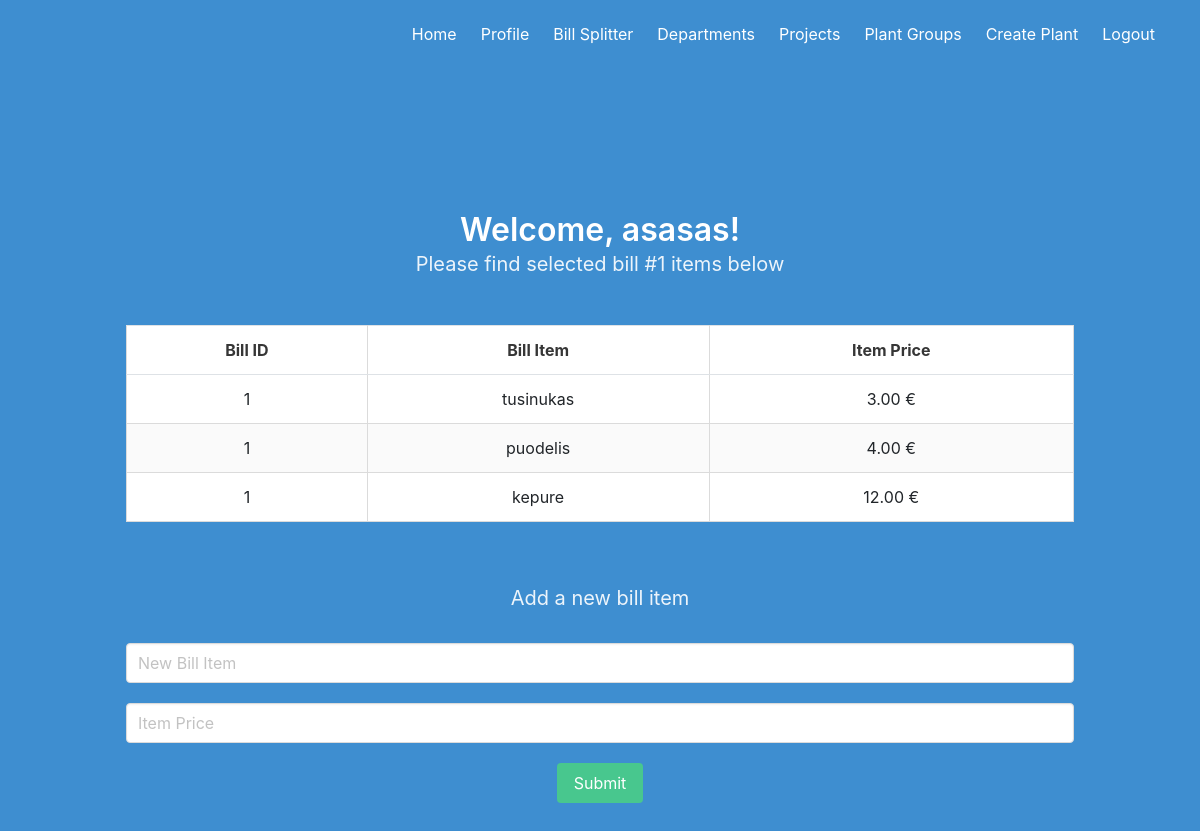
/groups/1 (signed in), run on the app's committed database.
### project/models.py (models this page shows, shortened)
class User(UserMixin, db.Model):
    id = Column(Integer, primary_key=True)
    email = Column(String(100), unique=True)
    password = Column(String(100))
    name = Column(String(1000))

class BillGroups(db.Model):
    __tablename__ = 'bill_groups'
    id = Column(Integer, primary_key=True)
    group_name = Column(String(255), unique=True)
    bill_intermediaries = relationship("BillGroupIntermediary", back_populates="bill_groups")

class IndividualBill(db.Model):
    __tablename__ = 'individual_bill'
    id = Column(Integer, primary_key=True)
    bill_id = Column(Integer, ForeignKey('bill_groups.id'))
    bill_item = Column(String(255))
    item_price = Column(Numeric(100, 2))

### project/main.py (the view, shortened to what this page needs)
@main.route('/groups/<int:bill_id>', methods=['GET', 'POST'])
@login_required
def bill(bill_id):
    bill_group = BillGroups.query.filter_by(id=bill_id).first()
    bill_items = IndividualBill.query.filter_by(bill_id=bill_id).all()
    return render_template('bill.html', bill_group=bill_group, bill_items=bill_items, name=current_user.name)

### project/templates/bill.html
{% extends "base.html" %} {% block content %}
<section class="section mt-5">
  <div class="container">
    <h1 class="title text-center">Welcome, {{ name }}!</h1>
    <h2 class="subtitle text-center">
      Please find selected bill #{{ bill_group.id }} items below
    </h2>
    <div class="table-container mt-5 mx-auto">
      <table class="table is-bordered is-striped">
        <thead>
          <tr>
            <th>Bill ID</th>
            <th>Bill Item</th>
            <th>Item Price</th>
          </tr>
        </thead>
        <tbody>
          {% for bill_item in bill_items %}
          <tr>
            <td>{{ bill_group.id }}</td>
            <td>{{ bill_item.bill_item }}</td>
            <td>{{ '%.2f' % bill_item.item_price }} €</td>
          </tr>
          {% endfor %}
        </tbody>
      </table>
    </div>
  </div>
  <div class="container mt-5">
    <h2 class="subtitle">Add a new bill item</h2>
    <form
      method="post"
      action="{{ url_for('main.bill', bill_id=bill_group.id) }}"
    >
      <div class="field">
        <div class="control">
          <input
            type="text"
            name="bill_item"
            class="input mt-2"
            placeholder="New Bill Item"
          />
        </div>
      </div>
      <div class="field">
        <div class="control">
          <input
            type="text"
            name="item_price"
            class="input mt-2"
            placeholder="Item Price"
          />
        </div>
      </div>
      <div class="field">
        <div class="control">
          <button class="button is-success mt-2">Submit</button>
        </div>
      </div>
    </form>
  </div>
</section>
{% endblock %}

### data on the page
User: name "asasas"
BillGroups: id "1"
IndividualBill: bill_item "tusinukas", item_price "3.00"
IndividualBill: bill_item "puodelis", item_price "4.00"
IndividualBill: bill_item "kepure", item_price "12.00"
